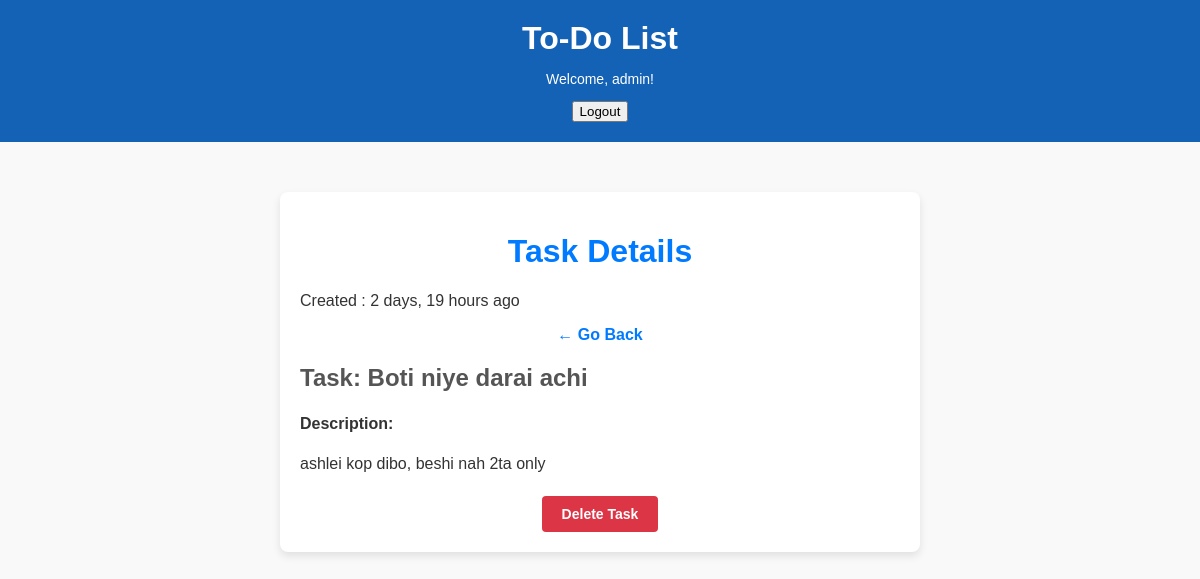
Before: /task/13/ (signed in) with the older database file.
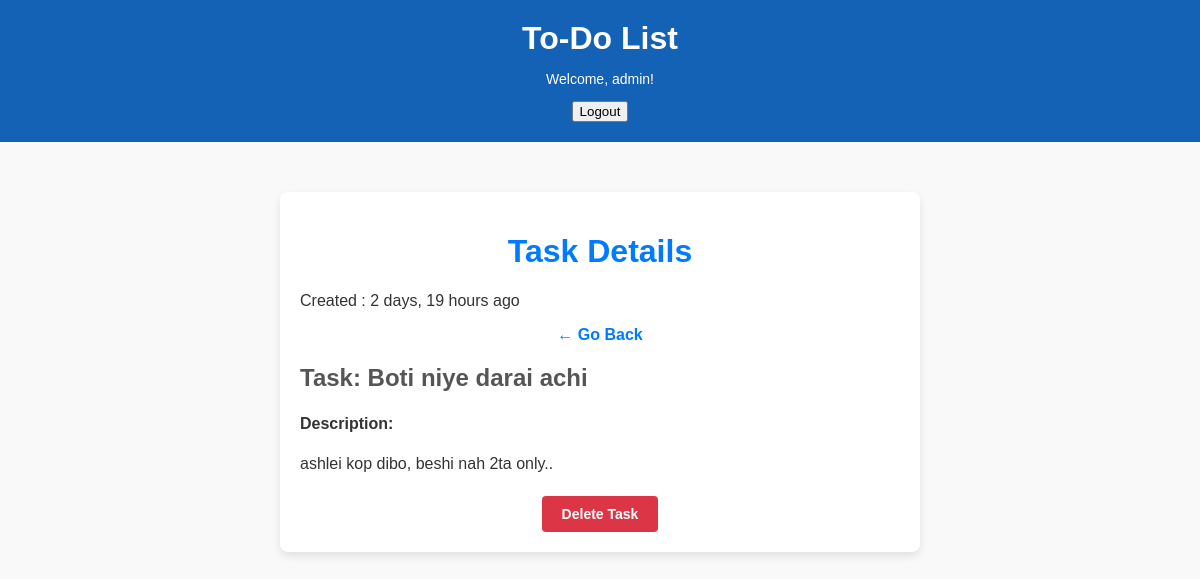
After: the same page with the newer database file.
### base/models.py (models this page shows, shortened)
class Task(models.Model):
    user = models.ForeignKey(User, on_delete=models.CASCADE, null=True, blank=True)
    title = models.CharField(max_length=250)
    description = models.TextField(null=True, blank=True)
    complete =  models.BooleanField(default=False)
    create = models.DateTimeField(auto_now_add=True)
    class Meta:
        ordering = ['-complete']

### base/views.py (the view)
# urls.py: path("task/<int:pk>/", TaskDetailView.as_view(), name="task"),  # Task detail page
class TaskDetailView(LoginRequiredMixin, DetailView):
    model = Task
    context_object_name = "task"
    template_name = "base/TaskDetailView.html"  # ⚠️ Fixed typo in the filename

### base/templates/base/TaskDetailView.html (shortened to what this page needs)
<!DOCTYPE html>
<html lang="en">
<head>
</head>
<body>
    <header>
        <h1>To-Do List</h1>
        <div class="auth">
            {% if user.is_authenticated %}
                <p>Welcome, {{ user.username }}!</p>
                <form action="{% url 'logout' %}" method="post">
                    <button type="submit">Logout</button>
                </form>
            {% else %}
                <a href="{% url 'login' %}">Login</a>
            {% endif %}
        </div>
    </header>
    <div class="container">
        <h1>Task Details</h1>
        <p>Created : {{ task.create|timesince }} ago</p>
        <div class="navigation">
            <a href="{% url 'tasks' %}">← Go Back</a>
        </div>
        <div class="task-details">
            <h2>Task: {{ task.title }}</h2>
            <p><strong>Description:</strong> {{ task.description|linebreaks }}</p>
        </div>
        <div class="actions">
            <a href="{% url 'task-delete' task.id %}" class="btn-delete">Delete Task</a>
        </div>
    </div>
</body>
</html>

Changed rows visible on the page:
changed Task "Boti niye darai achi": description "ashlei kop dibo, beshi nah 2ta only" → "ashlei kop dibo, beshi nah 2ta only.."
